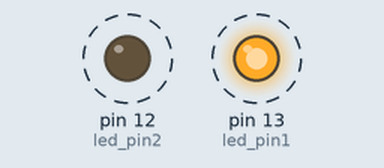
Bench run of a sketch on a simulated Arduino Uno, built with avr-gcc and run on an emulated ATmega328P. Shown: output pins drawn as LEDs (lit = HIGH). Dashed ring = blinking.

Above: at 0.2 s.
Timing chart, 0 to 3.0 s (numbered marks = the images above):
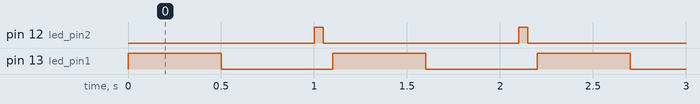

The sketch:

Blink.ino
```cpp
  int led_pin1=13;
  int led_pin2=12;
  int blink_duration1 = 500;
  int blink_duration2 = 50;

void setup() {
  // put your setup code here, to run once:


}

void loop() {
  // put your main code here, to run repeatedly:
  pinMode(13,led_pin1);
  digitalWrite(13,HIGH);
  delay(blink_duration1);
  pinMode(13,led_pin1);
  digitalWrite(13,LOW);
  delay(blink_duration1);

  pinMode(12,led_pin1);
  digitalWrite(12,HIGH);
  delay(blink_duration2);
  pinMode(12,led_pin1);
  digitalWrite(12,LOW);
  delay(blink_duration2);


}
```

Measured:
- by itself, pin 12 (led_pin2): alternates HIGH for 0.05 s and LOW for 1.1 s
- by itself, pin 13 (led_pin1): alternates HIGH for 0.50 s and LOW for 0.60 s
